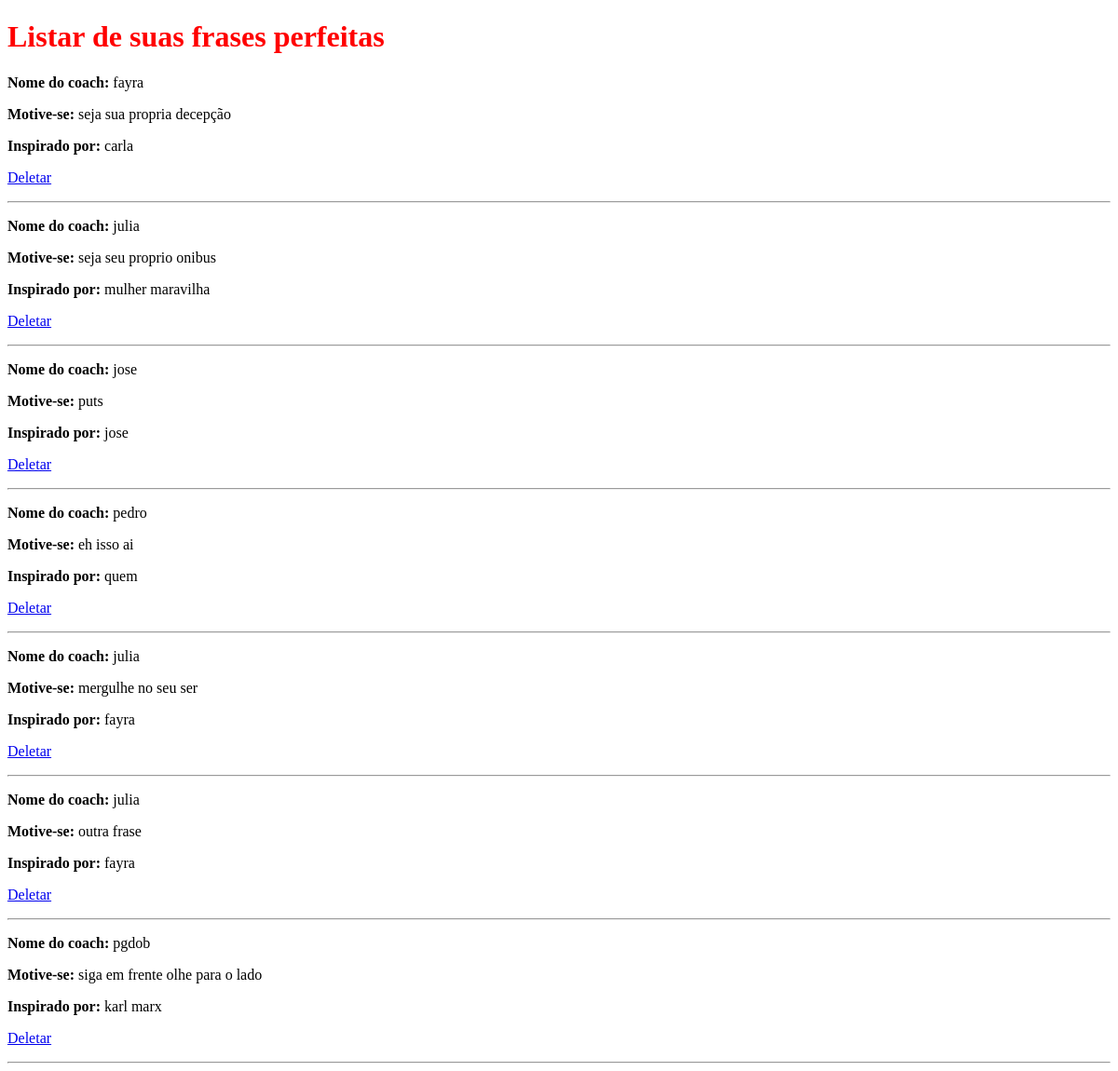
Page /coachs/listar on the earlier database version.
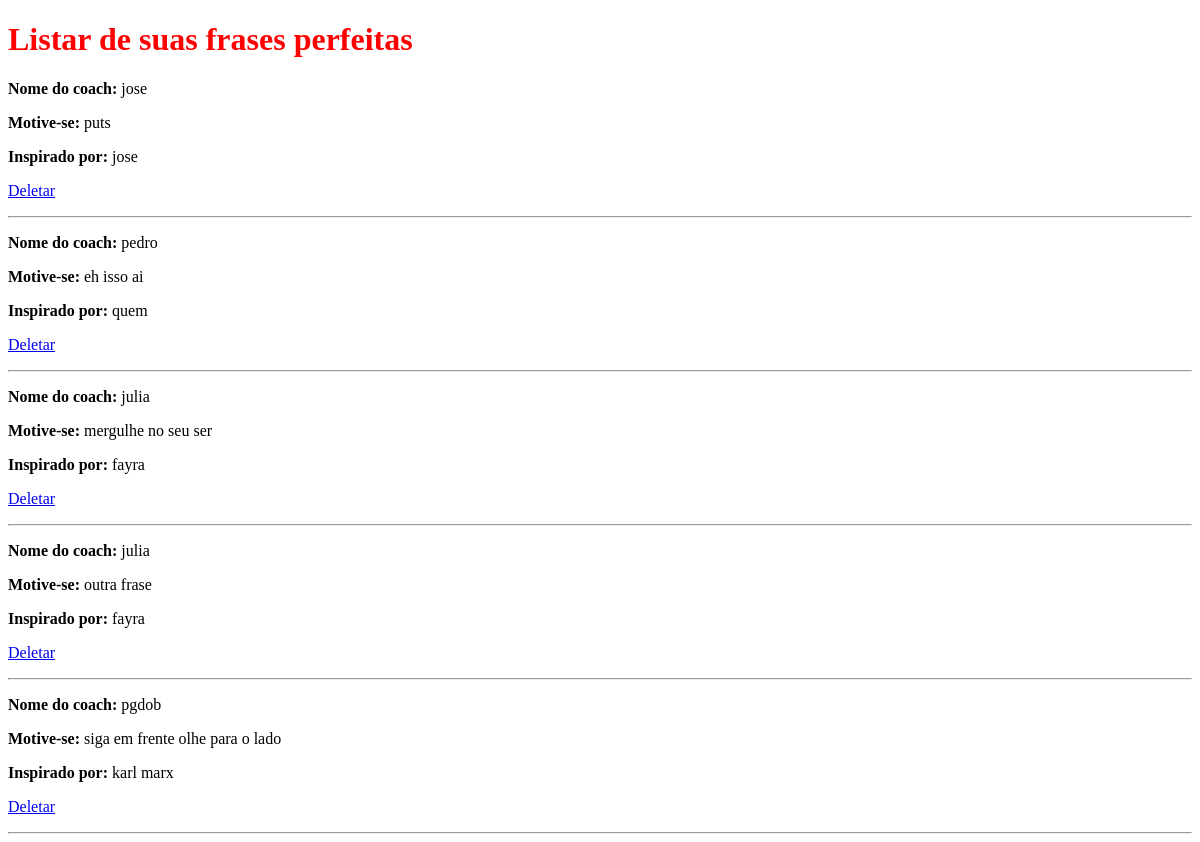
Same page on the later database version.
### website/models.py (models this page shows, shortened)
class Coach(models.Model):
    nome = models.CharField(max_length=255, verbose_name='Nome')
    frase = models.TextField()
    inspirador = models.CharField(max_length=255, null=True)
    criado_em =  models.DateTimeField(default=timezone.now)
    ativo = models.BooleanField(default=True)

### website/views.py (the view)
# urls.py: path('coachs/listar', views.listar_coachs ),
def listar_coachs(request):
    listar_coachs = Coach.objects.filter(ativo = True).all()
    args = None
    if listar_coachs.first() is None:
        args = {
            'msg' : 'nao tem ninguem aqui'
        }
    else:
        args = {
            'lista' : listar_coachs
        }
    return render(request, 'listar_coachs.html', args)

### website/templates/listar_coachs.html (shortened to what this page needs)
{% extends "base.html" %}
{% load staticfiles %}
{% block content %}
    <marquee><h1>Listar de suas frases perfeitas</h1></marquee>
    {% for item in lista %}
        <p><strong>Nome do coach: </strong>{{item.nome}}</p>
        <p><strong>Motive-se:</strong> {{item.frase}}</p>
        <p><strong>Inspirado por: </strong>{{item.inspirador}}</p>
        <p><a href="/coachs/delete/{{item.id}}">Deletar</a></p>
        <hr>
    {% endfor %}
{% endblock %}

### website/templates/base.html (shortened to what this page needs)
{% load static %}
<!DOCTYPE html>
<html lang="en">
<head>
    <link rel="stylesheet" href="{% static 'css/style.css' %}">
</head>
<body>
    {% block content %}
    {% endblock %}
</body>
</html>

### website/static/css/style.css (style rules this page uses)
* { font-family: 'mansalva' 'cursiva'; }
h1 { color:red; }

Differences in the rows shown:
no longer on this page (row edited): Coach: nome "fayra", frase "seja sua propria decepção", inspirador "carla"
no longer on this page (row edited): Coach: nome "julia", frase "seja seu proprio onibus", inspirador "mulher maravilha"
